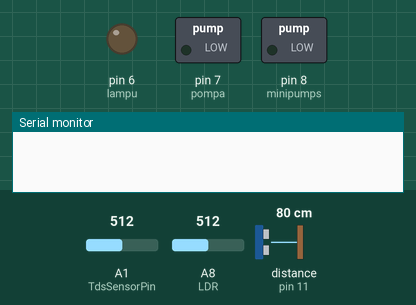
The sketch below on a simulated Arduino Mega 2560, built for the host (arithmetic inside an expression is 32-bit, double 64-bit). On the bench: switched loads named in the sketch (green lamp = pin HIGH), output pins drawn as LEDs (lit = HIGH), the last lines printed to the serial monitor. The test bench sets the inputs (shaded band); at power-on: A1 (TdsSensorPin) = 512, A8 (LDR) = 512, distance to the obstacle (sensor on pin 11) 80 cm. The echo pulse lasts 58.3 µs per cm; the local clock reads 2024-03-15 10:24:30 at power-on unless the sketch sets it; pins used as bus, display or sensor lines are not drawn.

Above: at 0.1 s.
At 18.7 s:
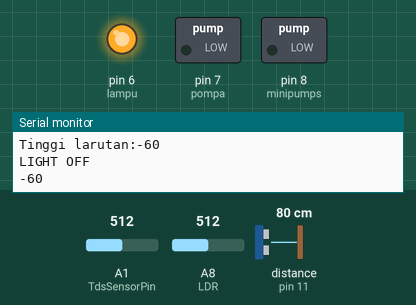
Timing chart, 0 to 20.2 s (numbered marks = the images above):
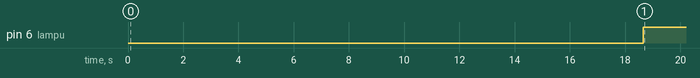

Measured:
- by itself, pin 6 (lampu): LOW → HIGH at 18.7 s

The sketch:

Kode_IoT_Hidroponik_Automation.ino
```cpp
#include <DS3231.h>
#define echoPin 11 //Echo Pin
#define trigPin 12 //Trigger Pin
#define lampu 6
#define pompa 7 //pompa default
#define minipumps 8 //minipumps default
#define TdsSensorPin A1
#define LDR A8
#define VREF 5.0      // analog reference voltage(Volt) of the ADC
#define SCOUNT  5           // sum of sample point
#define CAYENNE_PRINT Serial  // Comment this out to disable prints and save space
#include <CayenneMQTTEthernet.h>

int LDRValue = 0;
int UltrasonicValue = 0;
int Hair;
int HT = 20;
int TDSValue = 0;
int analogBuffer[SCOUNT];    // store the analog value in the array, read from ADC
int analogBufferTemp[SCOUNT];
int analogBufferIndex = 0,copyIndex = 0;
int maximumRange = 20; //kebutuhan akan maksimal range
int minimumRange = 10; //kebutuhan akan minimal range
int kepekatan;
long duration, distance; //waktu untuk kalkulasi jarak
float averageVoltage = 0,tdsValue = 0,temperature = 25;
int getMedianNum(int bArray[], int iFilterLen);
unsigned long starttime;
unsigned long endtime;


char username[] = "47882ce0-50b9-11ea-b301-fd142d6c1e6c";
char password[] = "029d7070c597f578d165fe6de5d1c22d6ae51c3c";
char clientID[] = "057982d0-50ba-11ea-ba7c-716e7f5ba423";

DS3231  rtc(SDA, SCL);
Time t;

const int OnHour = 8;
const int OffHour = 18;


void setup() {
    Serial.begin(9600);
    rtc.begin();
    pinMode(trigPin, OUTPUT);
    pinMode(echoPin, INPUT);
    pinMode(lampu, OUTPUT);
    pinMode(pompa, OUTPUT);
    pinMode(minipumps, OUTPUT);
    pinMode(TdsSensorPin,INPUT);
    pinMode(LDR,INPUT);

   Cayenne.begin(username, password, clientID);
}

void loop() {
 Cayenne.loop();
}

CAYENNE_OUT_DEFAULT()
{
   static unsigned long analogSampleTimepoint = millis();
   if(millis()-analogSampleTimepoint > 40U)     //every 40 milliseconds,read the analog value from the ADC
   {
     analogSampleTimepoint = millis();
     analogBuffer[analogBufferIndex] = analogRead(TdsSensorPin);    //read the analog value and store into the buffer
     analogBufferIndex++;
     if(analogBufferIndex == SCOUNT)
         analogBufferIndex = 0;
   }
   static unsigned long printTimepoint = millis();
   if(millis()-printTimepoint > 800U)
   {
      printTimepoint = millis();
      for(copyIndex=0;copyIndex<SCOUNT;copyIndex++)
        analogBufferTemp[copyIndex]= analogBuffer[copyIndex];
      averageVoltage = getMedianNum(analogBufferTemp,SCOUNT) * (float)VREF / 1024.0; // read the analog value more stable by the median filtering algorithm, and convert to voltage value
      float compensationCoefficient=1.0+0.02*(temperature-25.0);    //temperature compensation formula: fFinalResult(25^C) = fFinalResult(current)/(1.0+0.02*(fTP-25.0));
      float compensationVolatge=averageVoltage/compensationCoefficient;  //temperature compensation
      tdsValue=(133.42*compensationVolatge*compensationVolatge*compensationVolatge - 255.86*compensationVolatge*compensationVolatge + 857.39*compensationVolatge)*0.5; //convert voltage value to tds value
      Serial.print("TDS Value:");
      Serial.print(tdsValue,0);
      //Serial.print(tdsValue);
      Serial.println("ppm");
   }

      digitalWrite(trigPin, LOW);
      digitalWrite(trigPin, HIGH);
      digitalWrite(trigPin, LOW);
      duration = pulseIn(echoPin, HIGH);
      distance = (duration/2) / 29.1;
      delay(50);

      t = rtc.getTime();
      Serial.print(t.hour);
      Serial.print(" hour(s), ");
      Serial.print(" minute(s)");
      Serial.print(t.min);
      Serial.println(" ");
      delay (100);

      Serial.print("Intensitas Cahaya:");
      LDRValue = analogRead(LDR);
      Serial.println(LDRValue);
      delay(1000);
      Hair=HT-distance;
      Serial.print("Tinggi larutan:");
      Serial.println(Hair);
      delay(1000);

      Cayenne.virtualWrite(1, Hair);
      Cayenne.virtualWrite(2, LDRValue);
      Cayenne.virtualWrite(3, tdsValue);
      Cayenne.virtualWrite(4, 0);
      Cayenne.virtualWrite(5, 0);
      Cayenne.virtualWrite(6, 0);
      Cayenne.virtualWrite(7, 0);

       if(t.hour >= OnHour){
          if (LDRValue < 40 )
          {
            starttime = millis();
            endtime = starttime;
            while ((endtime - starttime) < 10000) // do this loop for up to 1000mS
             {
              Serial.println (LDRValue);
              digitalWrite(lampu,LOW);

              endtime = millis();
              delay(1000);
             }
               if(LDRValue < 40)
               {
                Serial.println (LDRValue);
                Cayenne.virtualWrite(4, 1);
               }
               else
               {
                Serial.println (LDRValue);
                Cayenne.virtualWrite(4, 0);
               }
          }
          else
          {
            digitalWrite(lampu,HIGH);
            Serial.println("LIGHT OFF");
          }

       }
       else if (t.hour >= OffHour)
       {
            digitalWrite(lampu,HIGH);
            Serial.println("LIGHT OFF");
       }
       else {
            digitalWrite(lampu,HIGH);
            Serial.println("LIGHT OFF");
       }


        if (Hair < 10)
        {
            starttime = millis();
            endtime = starttime;

            while ((endtime - starttime) < 10000) // do this loop for up to 1000mS
             {
                Serial.println (Hair);
                digitalWrite(pompa, LOW);
                endtime = millis();
                delay(1000);
             }
             if(Hair < 10){
               Serial.println (Hair);
               Cayenne.virtualWrite(5, 1);
             }
             else{
               Serial.println (Hair);
               Cayenne.virtualWrite(5, 0);
             }

                  if(TDSValue < 560){

                       starttime = millis();
                       endtime = starttime;
                       delay(1000);

                        while ((endtime - starttime) < 10000) // do this loop for up to 1000mS
                       {
                         Serial.println (TDSValue);
                         digitalWrite(minipumps, LOW);
                         endtime = millis();
                         delay(1000);
                       }
                       if (TDSValue < 560){
                          Serial.println (TDSValue);
                          Cayenne.virtualWrite(6, 1);
                       }
                       else{
                          Serial.println (TDSValue);
                          Cayenne.virtualWrite(6, 0);
                       }
                  }
                  else if (TDSValue > 840)
                  {
                            starttime = millis();
                            endtime = starttime;
                            while ((endtime - starttime) < 10000) // do this loop for up to 1000mS
                           {
                             Serial.println (TDSValue);
                             digitalWrite(pompa, LOW);
                             endtime = millis();
                             delay(1000);
                           }
                           if (TDSValue > 840){
                              Serial.println (TDSValue);
                              Cayenne.virtualWrite(7, 1);
                           }
                           else{
                              Serial.println (TDSValue);
                              Cayenne.virtualWrite(7, 0);
                           }
                  }
                  else
                  {
                    digitalWrite(minipumps, HIGH);
                     digitalWrite(pompa, HIGH);
                  }
        }else
        {
          digitalWrite (pompa, HIGH);
          if(TDSValue < 560){

                 starttime = millis();
                 endtime = starttime;
                 delay(1000);

                  while ((endtime - starttime) < 10000) // do this loop for up to 1000mS
                   {
                         Serial.println (TDSValue);
                         digitalWrite(minipumps, LOW);
                         endtime = millis();
                         delay(1000);
                   }
                         if (TDSValue < 560){
                            Serial.println (TDSValue);
                            Cayenne.virtualWrite(6, 1);
                         }
                         else{
                            Serial.println (TDSValue);
                            Cayenne.virtualWrite(6, 0);
                         } digitalWrite(minipumps, LOW);
            }
            else if (TDSValue > 840){

                  starttime = millis();
                  endtime = starttime;
                  while ((endtime - starttime) < 10000) // do this loop for up to 1000mS
                   {
                       Serial.println (TDSValue);
                       digitalWrite(pompa, LOW);
                       endtime = millis();
                       delay(1000);
                   }
                           if (TDSValue > 840){
                              Serial.println (TDSValue);
                              Cayenne.virtualWrite(7, 1);
                           }
                           else{
                              Serial.println (TDSValue);
                              Cayenne.virtualWrite(7, 0);
                           }
            }
            else
            {
              digitalWrite(minipumps, HIGH);
               digitalWrite(pompa, HIGH);
            }

         }

}
CAYENNE_IN_DEFAULT()
{
  CAYENNE_LOG("Channel %u, value %s", request.channel, getValue.asString());
  //Process message here. If there is an error set an error message using getValue.setError(), e.g getValue.setError("Error message");
}
int getMedianNum(int bArray[], int iFilterLen)
{
      int bTab[iFilterLen];
      for (byte i = 0; i<iFilterLen; i++)
      bTab[i] = bArray[i];
      int i, j, bTemp;
      for (j = 0; j < iFilterLen - 1; j++)
      {
      for (i = 0; i < iFilterLen - j - 1; i++)
          {
        if (bTab[i] > bTab[i + 1])
            {
        bTemp = bTab[i];
            bTab[i] = bTab[i + 1];
        bTab[i + 1] = bTemp;
         }
      }
      }
      if ((iFilterLen & 1) > 0)
    bTemp = bTab[(iFilterLen - 1) / 2];
      else
    bTemp = (bTab[iFilterLen / 2] + bTab[iFilterLen / 2 - 1]) / 2;
      return bTemp;
}
```
